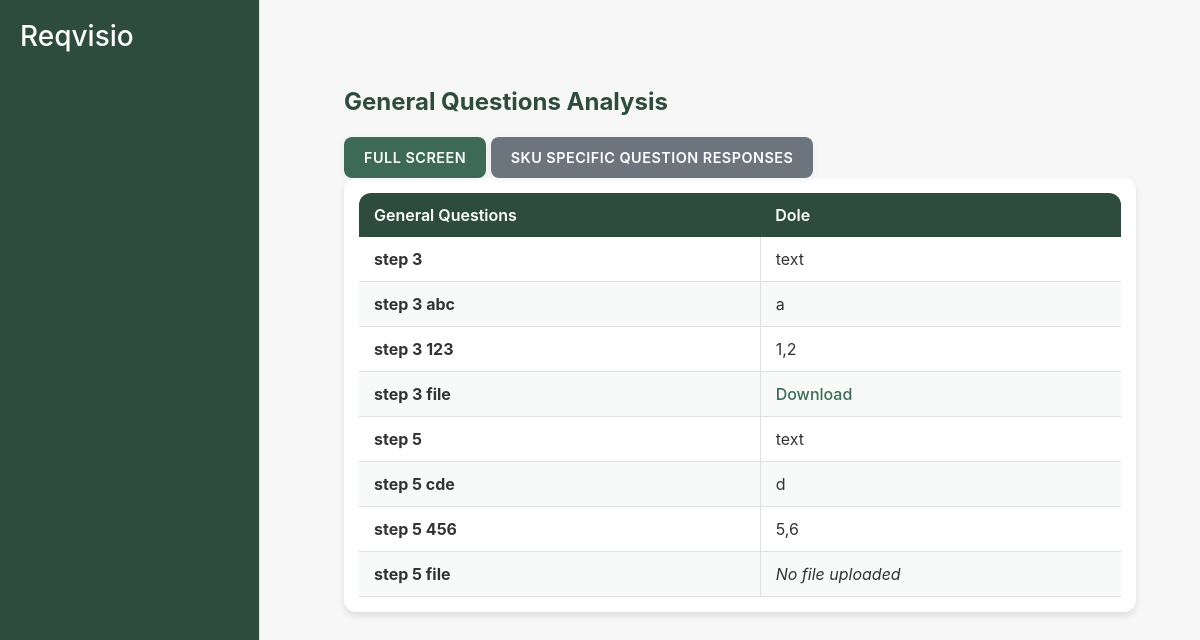
The app's page /procurement01/rfp/292/general_question_table/ with its own data.
### procurement01/models.py (models this page shows, shortened)
class SupplierResponse(models.Model):
    rfp = models.ForeignKey(RFP, on_delete=models.CASCADE, related_name="responses")
    supplier = models.ForeignKey(Company, on_delete=models.CASCADE)
    submitted_at = models.DateTimeField(auto_now_add=True)
    is_finalized = models.BooleanField(default=False)

class Company(models.Model):
    COMPANY_TYPES = [
        ('Procurer', 'Procurer'),
        ('Supplier', 'Supplier'),
    ]
    name = models.CharField(max_length=100)
    company_type = models.CharField(max_length=10, choices=COMPANY_TYPES)
    procurer = models.ForeignKey('self', null=True, blank=True, on_delete=models.CASCADE, related_name='suppliers')
    email = models.EmailField(max_length=254, blank=True, null=True)  # Add this field

class GeneralQuestion(models.Model):
    QUESTION_TYPES = [
        ('text', 'Text'),
        ('Single-select', 'Single-select'),
        ('Multi-select', 'Multi-select'),
        ('File upload', 'File upload')
    ]
    rfp = models.ForeignKey(RFP, related_name='general_questions', on_delete=models.CASCADE)
    question_text = models.CharField(max_length=255)
    question_type = models.CharField(max_length=200, choices=QUESTION_TYPES)
    multiple_choice_options = models.TextField(blank=True, null=True)  # Store options as comma-separated values
    def __str__(self):
        return self.question_text

class GeneralQuestionResponse(models.Model):
    response = models.ForeignKey(SupplierResponse, on_delete=models.CASCADE, related_name="general_responses")
    question = models.ForeignKey(GeneralQuestion, on_delete=models.CASCADE)
    invitation = models.ForeignKey(RFPInvitation, on_delete=models.CASCADE)
    answer_text = models.TextField(blank=True, null=True)   # For open text responses
    answer_choice = models.TextField(blank=True, null=True)  # For single or multi-select answers
    answer_number = models.DecimalField(max_digits=10, decimal_places=2, null=True, blank=True)  # For numeric responses
    answer_date = models.DateField(blank=True, null=True)   # For date responses
    answer_file = models.FileField(upload_to='responses/files/', blank=True, null=True)  # For file uploads
    def __str__(self):
        return f"Response to General Question '{self.question}' by {self.response.supplier.name}"

### procurement01/views.py (the view)
# urls.py: path('rfp/<int:rfp_id>/general_question_table/', views.general_question_table_view, name='general_question_table'),
def general_question_table_view(request, rfp_id):
    rfp = get_object_or_404(RFP, id=rfp_id)
    general_questions = GeneralQuestion.objects.filter(rfp=rfp)
    supplier_responses = SupplierResponse.objects.filter(rfp=rfp)
    response_data = {}
    for response in supplier_responses:
        for gq_response in response.general_responses.all():
            question_id = gq_response.question.id
            supplier_id = response.supplier.id
            if question_id not in response_data:
                response_data[question_id] = {}
            response_data[question_id][supplier_id] = gq_response
    context = {
        "rfp": rfp,
        "general_questions": general_questions,
        "supplier_responses": supplier_responses,
        "response_data": response_data,
        "multi_choice_types": ['Single-select', 'Multi-select'],  # Add this
    }
    print(response_data)
    return render(request, 'procurement01/general_question_table.html', context)

### procurement01/templatetags/custom_filters.py (called while the page is built)
@register.filter
def dict_get(dictionary, key):
    return dictionary.get(key, None)

### procurement01/templates/procurement01/general_question_table.html (shortened to what this page needs)
{% extends 'procurement01/layout.html' %}
{% load custom_filters %}
{% load static %}
{% block content %}
<div class="container mt-5">
    <div class="section-header">
        <h2>General Questions Analysis</h2>
    </div>
    <div>
    <button id="toggle-fullscreen-btn" class="btn btn-primary">Full Screen</button>
    <a href="{% url 'sku_specific_question_responses_analysis' rfp.id %}" class="btn btn-secondary">SKU Specific Question Responses</a>
    </div>
    <div id="analysis-fullscreen" class="table-wrapper">
        <div id = "table-freeze" class="table-freeze">
            <table class="styled-table">
                <thead>
                    <tr>
                        <th class="question-header">General Questions</th>
                        {% for response in supplier_responses %}
                            <th>{{ response.supplier.name }}</th>
                        {% endfor %}
                    </tr>
                </thead>
                <tbody>
                    {% for question in general_questions %}
                    <tr>
                        <td class="question-cell">{{ question.question_text }}</td>
                        {% for supplier_response in supplier_responses %}
                        <td>
                            {% with response_data|dict_get:question.id as supplier_responses %}
                                {% with supplier_responses|dict_get:supplier_response.supplier.id as answer %}
                                    {% if answer %}
                                        {% if question.question_type == 'text' %}
                                            {{ answer.answer_text }}
                                        {% elif question.question_type in multi_choice_types %}
                                            {{ answer.answer_choice }}
                                        {% elif question.question_type == 'File upload' %}
                                            {% if answer.answer_file %}
                                                <a href="{{ answer.answer_file.url }}" target="_blank">Download</a>
                                            {% else %}
                                                <em>No file uploaded</em>
                                            {% endif %}
                                        {% endif %}
                                    {% else %}
                                        <em>No response</em>
                                    {% endif %}
                                {% endwith %}
                            {% endwith %}
                        </td>
                        {% endfor %}
                    </tr>
                    {% endfor %}
                </tbody>
            </table>
        </div>
    </div>
</div>
{% endblock %}

### procurement01/static/style.css (style rules this page uses)
body { font-family: -apple-system, BlinkMacSystemFont, "Segoe UI", Roboto, Helvetica, Arial, sans-serif; background-color: #f7f7f7; color: #333; display: flex; margin: 0; padding: 0; overflow-y: auto; }
h2 { color: #2d4c3e; font-weight: 600; margin-bottom: 20px; }
.table-wrapper { overflow-x: auto; overflow-y: auto; border-radius: 12px; background-color: #ffffff; box-shadow: 0px 4px 6px rgba(0, 0, 0, 0.1); width: 100%; margin-left: auto; margin-right: auto; max-height: calc(100vh - 200px); display: block; box-shadow: 0px 4px 6px rgba(0, 0, 0, 0.1); padding: 15px; white-space: nowrap; }
.btn { font-size: 0.9em; border-radius: 8px; padding: 10px 20px; font-weight: 600; text-transform: uppercase; letter-spacing: 0.5px; border: none; box-shadow: 0px 2px 8px rgba(0, 0, 0, 0.05); transition: background-color 0.3s; }
.btn-primary { background-color: #3c6a56; color: #ffffff; }
.btn-primary { background-color: #3c6a56; border: none; font-weight: 600; text-transform: uppercase; padding: 10px 20px; border-radius: 8px; transition: background-color 0.3s; }
.styled-table { border-collapse: collapse; width: 100%; table-layout: auto; }
.styled-table tbody tr:nth-child(even) { background-color: #f7faf9; }
.styled-table td { border-bottom: 1px solid #e0e0e0; color: #333333; padding: 10px 15px; vertical-align: top; white-space: normal; word-wrap: break-word; }
.styled-table th:first-child { border-top-left-radius: 12px; }
.styled-table th:last-child { border-top-right-radius: 12px; }
.styled-table td a { color: #3c6a56; text-decoration: none; font-weight: 500; }
.styled-table th { background-color: #2d4c3e; position: sticky; top: 0; z-index: 2; color: #ffffff; font-weight: 600; text-align: left; padding: 10px 15px; border: none; top: 0; z-index: 2; white-space: normal; word-wrap: break-word; overflow-wrap: break-word; }
.table-freeze { border-radius: 0px; background-color: #ffffff; padding: 0px; margin: 0 ; z-index: 2; overflow-y: scroll; overflow-x: auto; max-height: calc(100vh - 220px); box-sizing: border-box; }
.section-header { display: flex; align-items: center; justify-content: space-between; margin-bottom: 20px; }
.section-header h2 { margin: 0; font-size: 1.5rem; font-weight: bold; color: #2d4c3e; }
.question-cell { font-weight: bold; border-right: 1px solid #e0e0e0; padding-right: 10px; }
.btn-primary { background-color: #3c6a56; border-color: #3c6a56; }
.btn-secondary { background-color: #6c757d; border-color: #6c757d; }

### records on screen
SupplierResponse: supplier.name "Dole", supplier.id.answer_text "text", supplier.id.answer_choice "a", supplier.id.answer_choice "1,2", supplier.id.answer_choice "d", supplier.id.answer_choice "5,6", shows "No file uploaded"
GeneralQuestion: question_text "step 3"
GeneralQuestion: question_text "step 3 abc"
GeneralQuestion: question_text "step 3 123"
GeneralQuestion: question_text "step 3 file"
GeneralQuestion: question_text "step 5"
GeneralQuestion: question_text "step 5 cde"
GeneralQuestion: question_text "step 5 456"
GeneralQuestion: question_text "step 5 file"
